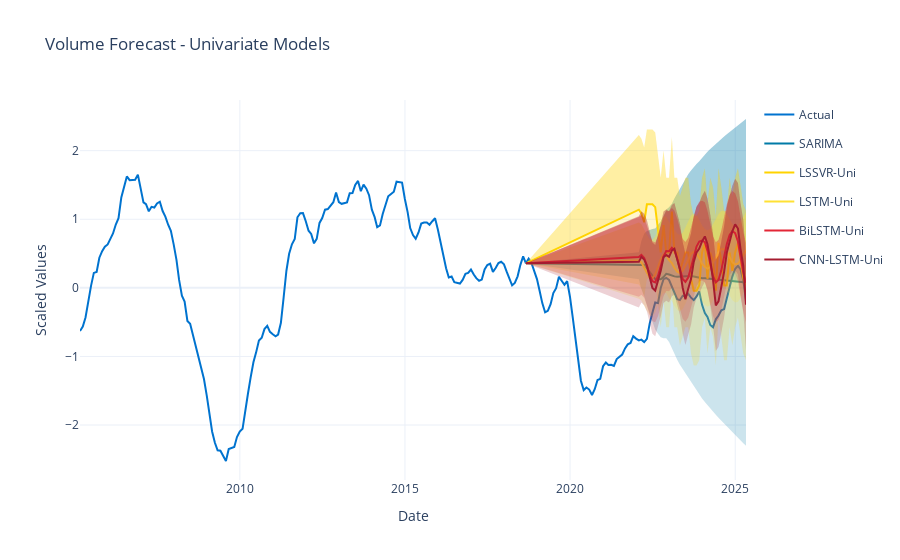

The code cell stored with this chart in its notebook:
### Markdown cell above
#### ii. Plots

### Code cell
fig_uni = go.Figure()

# Actual data
fig_uni.add_trace(go.Scatter(
    x=y2_scaled.index,
    y=y2_scaled,
    mode='lines',
    name='Actual',
    line=dict(width=2, color='#0073CF'),
    legendgroup="Actual"
))

last_train_x = y2_train_scaled.index[-1]
last_train_y = y2_train_scaled.values[-1]

# Univariate forecasts
models_uni = {
    "SARIMA": (sarima_forecast, sarima_ci),
    "LSSVR-Uni": (lssvr_forecast, (lssvr_lower, lssvr_upper)),
    "LSTM-Uni": (lstm_forecast, (lstm_lower, lstm_upper)),
    "BiLSTM-Uni": (bilstm_forecast, (bilstm_lower, bilstm_upper)),
    "CNN-LSTM-Uni": (cnnlstm_forecast, (cnnlstm_lower, cnnlstm_upper))
}

colors = [
    "#007BA7",
    "#FFD300",
    "#FFE135",
    "#E32636",
    "#A51C30" 
]

for i, (name, (forecast, ci)) in enumerate(models_uni.items()):
    # Handle confidence intervals
    if isinstance(ci, tuple):
        lower, upper = np.array(ci[0]), np.array(ci[1])
    elif isinstance(ci, np.ndarray):
        lower, upper = ci[:, 0], ci[:, 1]
    else:  # DataFrame
        lower, upper = ci.iloc[:, 0].values, ci.iloc[:, 1].values

    # Forecast line
    fig_uni.add_trace(go.Scatter(
        x=[last_train_x] + list(y2_test_scaled.index),
        y=[last_train_y] + list(forecast),
        mode='lines',
        name=name,
        line=dict(color=colors[i]),
        legendgroup=name
    ))

    # Confidence interval (fill)
    fig_uni.add_trace(go.Scatter(
        x=[last_train_x] + list(y2_test_scaled.index),
        y=[last_train_y] + list(upper),
        mode='lines',
        line=dict(width=0),
        fill='tonexty',
        fillcolor=f'rgba{tuple(list(px.colors.hex_to_rgb(colors[i])) + [0.2])}',
        showlegend=False,
        legendgroup=name
    ))
    fig_uni.add_trace(go.Scatter(
        x=[last_train_x] + list(y2_test_scaled.index),
        y=[last_train_y] + list(lower),
        mode='lines',
        line=dict(width=0),
        fill='tonexty',
        fillcolor=f'rgba{tuple(list(px.colors.hex_to_rgb(colors[i])) + [0.2])}',
        showlegend=False,
        legendgroup=name
    ))

fig_uni.update_layout(
    title='Volume Forecast - Univariate Models',
    xaxis_title='Date',
    yaxis_title='Scaled Values',
    template='plotly_white'
)
fig_uni.show()
